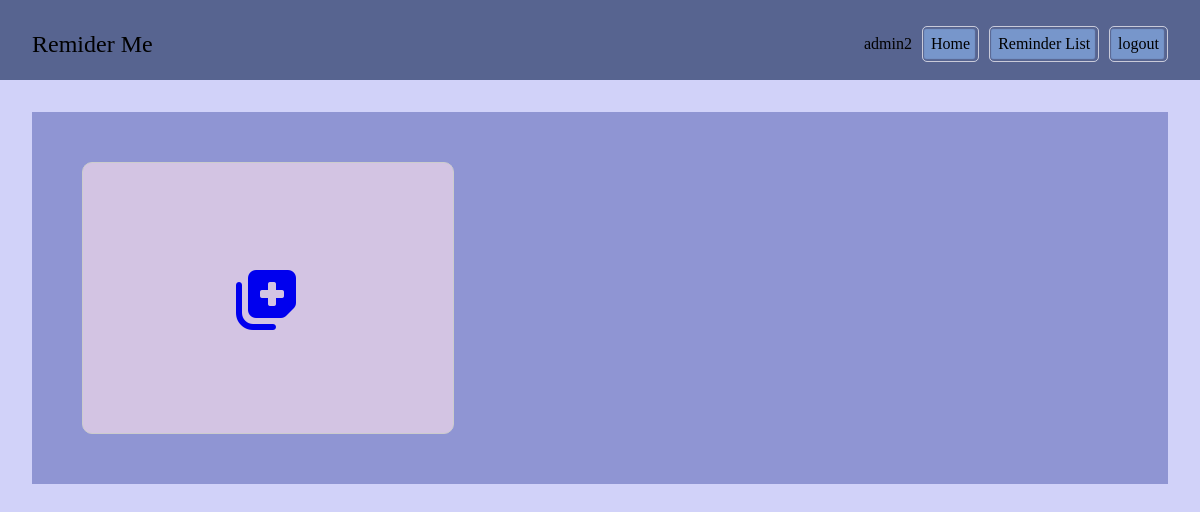
The page /reminder-list/ (signed in) on the database as committed earlier.
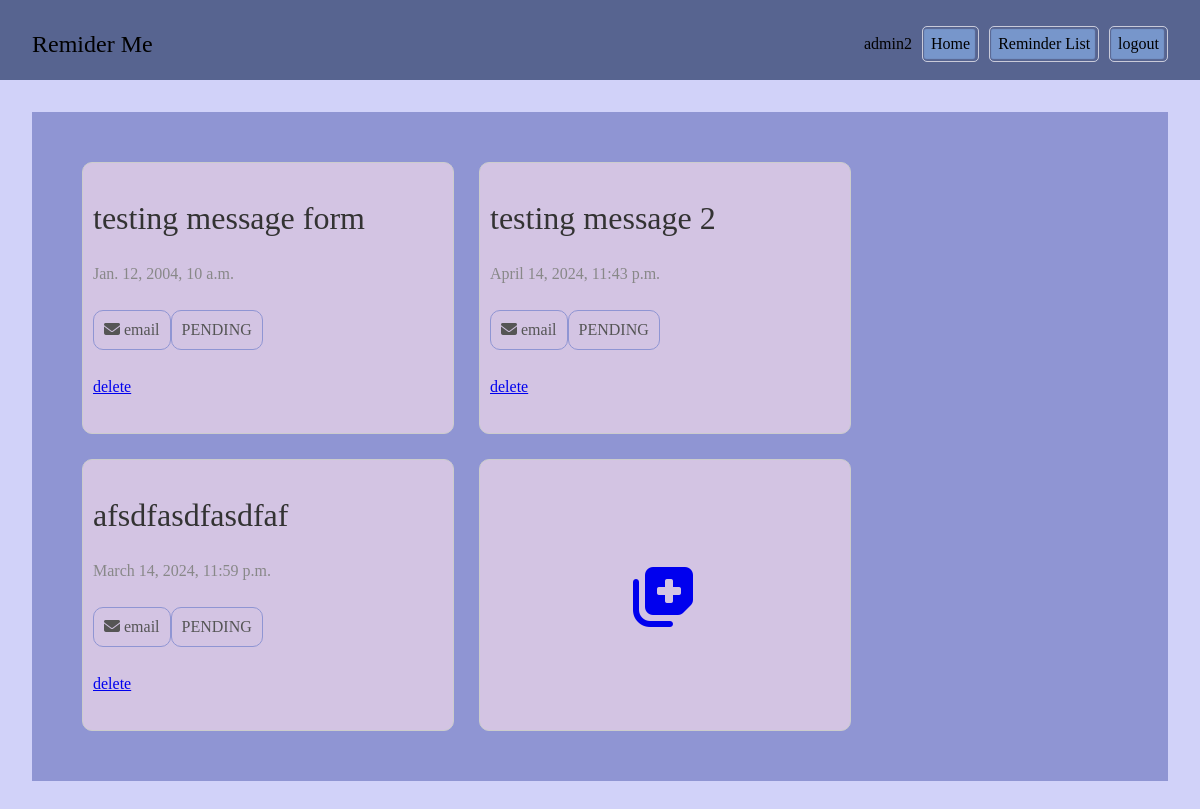
The same page on the database as committed later.
### reminder/models.py (models this page shows, shortened)
class Reminder(models.Model):
    STATUS_CHOICES = [
        ('active', 'Active'),
        ('pending', 'Pending'),
        ('cancelled', 'Cancelled'),
        ('completed', 'Completed'),
    ]
    user = models.ForeignKey(User, on_delete=models.CASCADE)  # Adding ForeignKey to User model
    message = models.TextField(max_length=100, null=True, blank=True)
    schedule_time = models.DateTimeField(null=False)  # Adding not null constraint
    created_at = models.DateTimeField(auto_now_add=True, editable=False)  # Renaming timestamp to created_at
    updated_at = models.DateTimeField(auto_now=True)  # Adding updated_at field
    status = models.CharField(max_length=20, choices=STATUS_CHOICES, default='active')

### remind_me_later/views.py (the view)
# urls.py: path('reminder-list/',views.reminderlist),
@login_required(login_url='/login')
def reminderlist(request):
    reminder_list = None # Initialize as an empty list
    user_id = request.user
    try:
        reminder_list = Reminder.objects.filter(user_id=user_id)
    except Reminder.DoesNotExist:
        print("No reminders found for the user")
        reminder_list = None
        return render(request,'reminderlist.html',{'reminder_list': reminder_list})
    return render(request, "reminderlist.html", {'reminder_list': reminder_list})

### templates/reminderlist.html (shortened to what this page needs)
{% extends "base.html" %}
{% block content %}
{% load static %}
{% load tz %}
<section class="reminder-section">
    <div class="reminder-container">
        {% if  reminder_list %}
        {% for reminder_card in reminder_list %}
            <div key="{{ forloop.counter }}" class="reminder-card">
                <div class="reminder-message">
                    {{ reminder_card.message }}
                </div>
                <div class="reminder-time">
                    {{ reminder_card.schedule_time | timezone:"Asia/Kolkata" }}
                </div>
                <div class='reminder-info'>
                    <div class="reminder-thought">
                        <i class="fa-solid fa-envelope"></i>
                        email
                    </div>
                    <div class='reminder-status'>
                        {{reminder_card.status}}
                    </div>
                </div>
                <div class="reminder-edit">
                    <a href="/reminder/delete/{{ reminder_card.id }}" class="reminder-btn">
                        delete
                    </a>
                </div>
            </div>
        {% endfor %}
    {% endif %}
        <div class="reminder-card">
           <div class="create-reminder-card">
               <a href="/create-reminder">
                <i class="fa-solid fa-notes-medical"></i>
               </a>
        </div>
        </div>
    </div>
</section>
<link rel="stylesheet" type="text/css" href="{% static 'css/remider.css' %}">
{% endblock %}

### templates/base.html (shortened to what this page needs)
{% load static %}
<!DOCTYPE html>
<html>
  <head>
    <link rel="stylesheet" href="/static/css/index.css" />
    <link
      href="{% static 'fontawesomefree/css/fontawesome.css' %}"
      rel="stylesheet"
      type="text/css"
    />
    <link
      href="{% static 'fontawesomefree/css/brands.css' %}"
      rel="stylesheet"
      type="text/css"
    />
    <link
      href="{% static 'fontawesomefree/css/solid.css' %}"
      rel="stylesheet"
      type="text/css"
    />
  </head>
  <body>
      {% include "header.html" %}
    <div class="main">
        {% block content %} {% endblock %}
    </div>
  </body>
</html>

### templates/header.html (shortened to what this page needs)
        <div class="header">
            <div class="header-container">
                <div class="company-name">Remider Me </div>
            <ul class="menu-list">
                {{user}}
            {% if  user.is_authenticated %}
            <li>
                <a href="/" alt="home">Home</a>
            </li>
            <li>
                <a href="/reminder-list" alt="Reminder">Reminder List</a>
            </li>
            <li>
                <a href="/logout" alt="Reminder">logout</a>
            </li>
                {% else %}
                <li>
                    <a href="/login" alt="Reminder">Login</a>
                </li>
                {% endif %}
            </ul>
            </div>
        </div>

### templates/footer.html (shortened to what this page needs)
{% load static %}

### static/css/index.css (style rules this page uses)
:root { --button-color : #7796CB; --bg-color: #D1D2F9; --header-color : #576490; --overlay-color: #A3BCF9; --border-color : #C9CAD9; --reminder-bg : #8F95D3; --reminder-card:#D3C4E3; --reminder-border:#8F95D3; --reminder-button:#89DAFF; }
i { height: 50px; width: 50px; }
html,body { position: relative; margin: 0; padding : 0; box-sizing: border-box; background-color: var(--bg-color); height: 100vh; }
.main { height: calc(100vh - 5rem); }
.header { position: relative; background-color: var(--header-color); max-height: 5rem; }
.header .header-container { position: relative; display: flex; justify-content: space-between; margin: 0 2rem; padding : 10px 0; }
.header .header-container .company-name { display: flex; justify-content: center; align-items: center; font-size: 2vw; }
.header .header-container .menu-list { flex : 1; display: flex; list-style:none; justify-content: right; align-items: center; gap : 10px; }
.menu-list li { position: relative; border: 1px var(--border-color) solid; box-shadow: inset -1px 0px 1px 2px var(--header-color); border-radius: 5px; background-color: var(--button-color); }
.menu-list li a { display: block; padding:8px; text-decoration: none; color : black; }

### static/css/remider.css (style rules this page uses)
.reminder-section { position: relative; }
.reminder-container { margin : 2rem; padding : 50px; background-color: var(--reminder-bg); display: flex; gap: 25px; flex-wrap: wrap; }
.reminder-card { background-color: var(--reminder-card); border: 1px solid #ccc; border-radius: 10px; padding: 10px; height: 250px; width: 350px; display: flex; flex-direction: column; justify-content: space-evenly; }
.reminder-card .create-reminder-card { display: flex; justify-content: center; align-items: center; }
.reminder-card .create-reminder-card a { text-decoration: none; display: flex; justify-content: center; align-items: center; font-size: 4rem; }
.reminder-card .create-reminder-card i { display: flex; justify-content: center; align-items: center; }
.reminder-message { font-size: 2rem; color: #333; word-wrap: break-word; }
.reminder-time { font-size: 1rem; color: #888; }
.reminder-info { display: flex; justify-content: flex-start; align-items: center; }
.reminder-thought { font-size: 1rem; justify-content: center; color: #555; padding : 10px; border : 1px solid var(--reminder-border); border-radius: 10px; }
.reminder-thought i { display: inline; }
.reminder-status { font-size: 1rem; justify-content: center; color: #555; padding : 10px; border : 1px solid var(--reminder-border); border-radius: 10px; text-transform: uppercase; }
.reminder-edit { display: grid; grid-template-columns: repeat(2,auto); gap: 10px; }

Rows that differ between the two databases and show on the page:
added Reminder: message "testing message form", schedule_time "Jan. 12, 2004, 10 a.m.", status "PENDING"
added Reminder: message "testing message 2", schedule_time "April 14, 2024, 11:43 p.m.", status "PENDING"
added Reminder: message "afsdfasdfasdfaf", schedule_time "March 14, 2024, 11:59 p.m.", status "PENDING"
